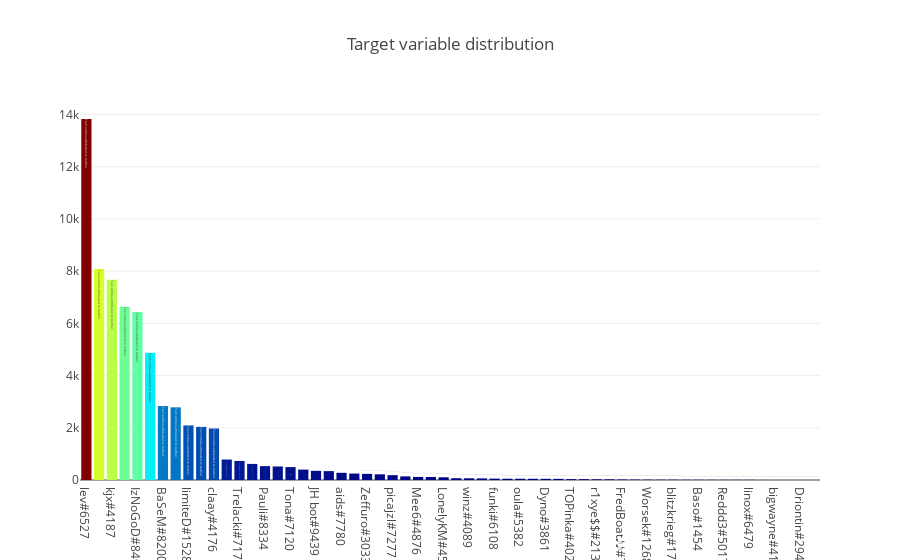

Notebook code for this chart:
### Code cell
data = [go.Bar(
            x = train.author.value_counts().index,
            y = train.author.value_counts().values,
            marker= dict(colorscale='Jet',
                         color = train.author.value_counts().values
                        ),
            text='Text entries attributed to Author'
    )]

layout = go.Layout(
    title='Target variable distribution'
)

fig = go.Figure(data=data, layout=layout)

py.iplot(fig, filename='basic-bar')

### Figure 1 — Plotly figure (JSON) as saved in the notebook; plotly's stock layout.template omitted (floating-point values rounded to 4 significant figures)
{"data": [{"marker": {"color": [13829, 8083, 7668, 6632, 6432, 4875, 2832, 2783, 2091, 2035, 1973, 784, 730, 616, 531, 518, 495, 399, 351, 341, 275, 247, 234, 218, 186, 138, 118, 116, 104, 69, 66, 61, 52, 48, 48, 47, 45, 43, 33, 32, 27, 26, 20, 16, 13, 12, 11, 9, 8, 7, 6, 6, 6, 2, 1, 1, 1, 1], "colorscale": "Jet"}, "text": "Text entries attributed to Author", "type": "bar", "x": ["lev#6527", "Lisjak Febo#1076", "kjx#4187", "Xanxus#4308", "IzNoGoD#8495", "GreyPit#0750", "BaSeM#8200", "somewhatwindy#8213", "limiteD#1528", "nn1tomis#4083", "claay#4176", "Trelacki#4983", "Trelacki#7174", "rezil#4511", "Pauli#8334", "lilwayne#1775", "Tona#7120", "Bunny#4474", "JH bot#9439", "duplakacsa#9813", "aids#7780", "Trelacki#7726", "Zeffuro#3033", "BaSeM#4497", "picajzl#7277", "Dekkesz#7547", "Mee6#4876", "Daz#0475", "LonelyKM#4590", "nn1tomis#2992", "winz#4089", "Vitis#5875", "funki#6108", "Davidson#7374", "oula#5382", "g1ng3r#9909", "Dyno#3861", "Padis 🎧#2555", "TOPinka#4023", "IZNODOLF#4029", "r1xye$$#2137", "Bluejay6#6129", "FredBoat♪♪#7284", "$î13ñ7™#3140", "Worsek#1268", "Karlinos#2690", "blitzkrieg#1706", "Myro#3990", "Baso#1454", "Sylar#6540", "Reddd3#5017", "kkkkevin#6552", "linox#6479", "Suckahjoe#3764", "bigwayne#4136", "Wolf096#8378", "Driontin#2947", "Knevilo#8344"], "y": [13829, 8083, 7668, 6632, 6432, 4875, 2832, 2783, 2091, 2035, 1973, 784, 730, 616, 531, 518, 495, 399, 351, 341, 275, 247, 234, 218, 186, 138, 118, 116, 104, 69, 66, 61, 52, 48, 48, 47, 45, 43, 33, 32, 27, 26, 20, 16, 13, 12, 11, 9, 8, 7, 6, 6, 6, 2, 1, 1, 1, 1]}], "layout": {"title": "Target variable distribution"}}
